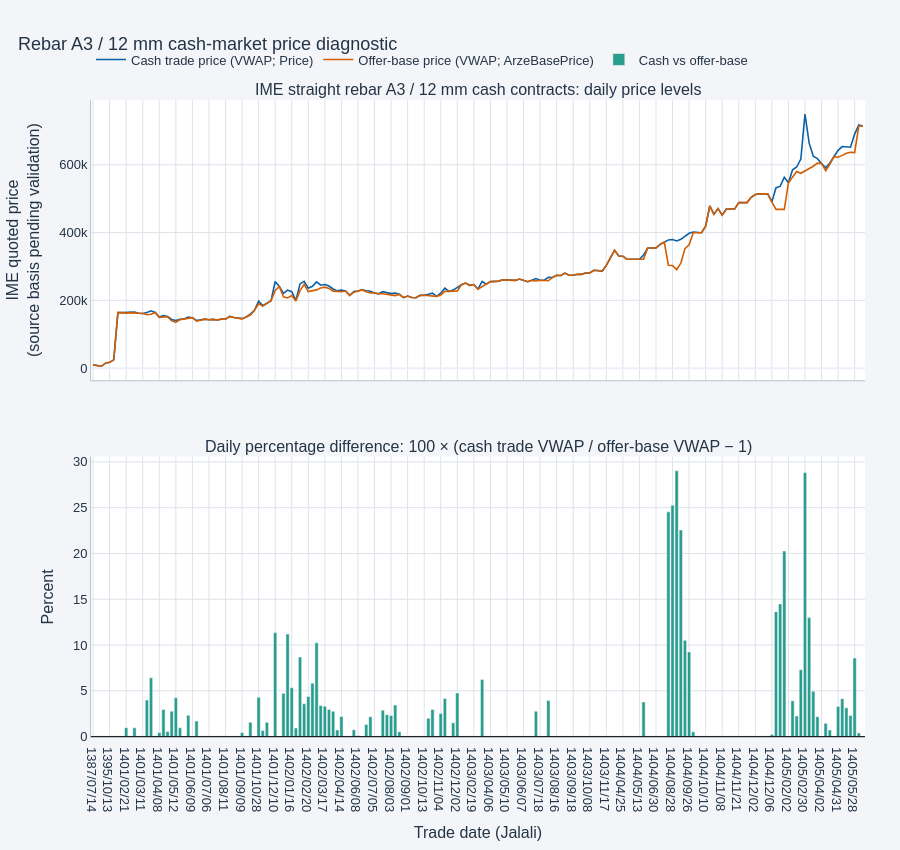

This figure's notebook cell:
### Code cell
if not A3_12_DAILY_PATH.exists():
    raise FileNotFoundError(
        'Build the selected scope first: python .\commodity\rebar\src\rebar\processing\build_a3_12_cash_daily.py'
    )
a3_12_daily = pd.read_csv(A3_12_DAILY_PATH, encoding='utf-8-sig')
assert a3_12_daily['trade_date_jalali'].is_unique
assert a3_12_daily['traded_quantity'].gt(0).all()

fig = make_subplots(
    rows=2, cols=1, shared_xaxes=True, vertical_spacing=0.12,
    subplot_titles=[
        'IME straight rebar A3 / 12 mm cash contracts: daily price levels',
        'Daily percentage difference: 100 × (cash trade VWAP / offer-base VWAP − 1)',
    ],
)
fig.add_trace(go.Scatter(
    x=a3_12_daily['trade_date_jalali'], y=a3_12_daily['cash_trade_price_vwap'],
    mode='lines', name='Cash trade price (VWAP; Price)', line={'color': '#0b5fa5', 'width': 1.6},
    hovertemplate='Jalali date=%{x}<br>Cash VWAP=%{y:,.2f}<extra></extra>',
), row=1, col=1)
fig.add_trace(go.Scatter(
    x=a3_12_daily['trade_date_jalali'], y=a3_12_daily['offer_base_price_vwap'],
    mode='lines', name='Offer-base price (VWAP; ArzeBasePrice)', line={'color': '#d45d00', 'width': 1.6},
    hovertemplate='Jalali date=%{x}<br>Offer-base VWAP=%{y:,.2f}<extra></extra>',
), row=1, col=1)
gap_colors = a3_12_daily['cash_vs_offer_base_pct'].ge(0).map({True: '#2a9d8f', False: '#e76f51'})
fig.add_trace(go.Bar(
    x=a3_12_daily['trade_date_jalali'], y=a3_12_daily['cash_vs_offer_base_pct'],
    name='Cash vs offer-base', marker_color=gap_colors,
    hovertemplate='Jalali date=%{x}<br>Difference=%{y:.2f}%<extra></extra>',
), row=2, col=1)
fig.add_hline(y=0, line_color='black', line_width=0.9, row=2, col=1)
fig.update_yaxes(title_text='IME quoted price<br>(source basis pending validation)', row=1, col=1)
fig.update_yaxes(title_text='Percent', row=2, col=1)
fig.update_xaxes(title_text='Trade date (Jalali)', row=2, col=1)
fig.update_layout(
    title='Rebar A3 / 12 mm cash-market price diagnostic',
    height=850, autosize=True, template='plotly_white', hovermode='x unified',
    paper_bgcolor='#F3F5F8', plot_bgcolor='#FFFFFF',
    font={'family': 'Arial, Tahoma, sans-serif', 'size': 13, 'color': '#243447'},
    title_x=0.02, margin={'l': 90, 'r': 35, 't': 100, 'b': 65},
    legend={'orientation': 'h', 'yanchor': 'bottom', 'y': 1.04, 'x': 0},
)
fig.update_xaxes(automargin=True, gridcolor='#DDE3EA', linecolor='#B8C2CC')
fig.update_yaxes(automargin=True, gridcolor='#DDE3EA', linecolor='#B8C2CC')
FIGURE_PATH.parent.mkdir(parents=True, exist_ok=True)
plotly_config = {'responsive': True, 'displaylogo': False, 'scrollZoom': True, 'modeBarButtonsToRemove': ['lasso2d', 'select2d']}
fig.write_html(FIGURE_PATH, include_plotlyjs='cdn', config=plotly_config)
fig.show(config=plotly_config)
print(f'A3 / 12 mm cash dates: {len(a3_12_daily):,}')
print(f'Median daily gap: {a3_12_daily.cash_vs_offer_base_pct.median():.2f}%')
print(f'Saved: {FIGURE_PATH}')

### Figure 1 — Plotly figure (JSON) as saved in the notebook; plotly's stock layout.template omitted (floating-point values rounded to 4 significant figures; data arrays with more than 128 entries replaced by an {"elided": "..."} marker saying what was removed)
{"data": [{"hovertemplate": "Jalali date=%{x}<br>Cash VWAP=%{y:,.2f}<extra></extra>", "line": {"color": "#0b5fa5", "width": 1.6}, "mode": "lines", "name": "Cash trade price (VWAP; Price)", "type": "scatter", "x": {"elided": "187 str values"}, "xaxis": "x", "y": {"elided": "187 float values"}, "yaxis": "y"}, {"hovertemplate": "Jalali date=%{x}<br>Offer-base VWAP=%{y:,.2f}<extra></extra>", "line": {"color": "#d45d00", "width": 1.6}, "mode": "lines", "name": "Offer-base price (VWAP; ArzeBasePrice)", "type": "scatter", "x": {"elided": "187 str values"}, "xaxis": "x", "y": {"elided": "187 float values"}, "yaxis": "y"}, {"hovertemplate": "Jalali date=%{x}<br>Difference=%{y:.2f}%<extra></extra>", "marker": {"color": {"elided": "187 str values"}}, "name": "Cash vs offer-base", "type": "bar", "x": {"elided": "187 str values"}, "xaxis": "x2", "y": {"elided": "187 float values"}, "yaxis": "y2"}], "layout": {"annotations": [{"font": {"size": 16}, "showarrow": false, "text": "IME straight rebar A3 / 12 mm cash contracts: daily price levels", "x": 0.5, "xanchor": "center", "xref": "paper", "y": 1, "yanchor": "bottom", "yref": "paper"}, {"font": {"size": 16}, "showarrow": false, "text": "Daily percentage difference: 100 × (cash trade VWAP / offer-base VWAP − 1)", "x": 0.5, "xanchor": "center", "xref": "paper", "y": 0.44, "yanchor": "bottom", "yref": "paper"}], "autosize": true, "font": {"color": "#243447", "family": "Arial, Tahoma, sans-serif", "size": 13}, "height": 850, "hovermode": "x unified", "legend": {"orientation": "h", "x": 0, "y": 1.04, "yanchor": "bottom"}, "margin": {"b": 65, "l": 90, "r": 35, "t": 100}, "paper_bgcolor": "#F3F5F8", "plot_bgcolor": "#FFFFFF", "shapes": [{"line": {"color": "black", "width": 0.9}, "type": "line", "x0": 0, "x1": 1, "xref": "x2 domain", "y0": 0, "y1": 0, "yref": "y2"}], "title": {"text": "Rebar A3 / 12 mm cash-market price diagnostic", "x": 0.02}, "xaxis": {"anchor": "y", "automargin": true, "domain": [0, 1], "gridcolor": "#DDE3EA", "linecolor": "#B8C2CC", "matches": "x2", "showticklabels": false}, "xaxis2": {"anchor": "y2", "automargin": true, "domain": [0, 1], "gridcolor": "#DDE3EA", "linecolor": "#B8C2CC", "title": {"text": "Trade date (Jalali)"}}, "yaxis": {"anchor": "x", "automargin": true, "domain": [0.56, 1], "gridcolor": "#DDE3EA", "linecolor": "#B8C2CC", "title": {"text": "IME quoted price<br>(source basis pending validation)"}}, "yaxis2": {"anchor": "x2", "automargin": true, "domain": [0, 0.44], "gridcolor": "#DDE3EA", "linecolor": "#B8C2CC", "title": {"text": "Percent"}}}}
